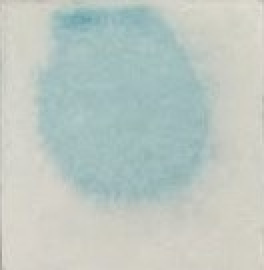
#> input picture images/sample1.15.jpg, 132 x 135 px (shown 2 times larger)
$ python isolate_rgb.py
#> lines starting #> are read from the running program, lines starting #| are printed output that depends on the picture; after the words box and inside, x2 and y2 are one past the last pixel; in counts of white or black regions, pixels touching at a corner belong together
import cv2 as cv
# This file will read an input image, filter for the desired color splotch,
# and output a csv file with RGB values and relavent statistics, as well as displaying input and output

# Note that to exit image display and have the file save, press any key

# Input image and check if it was properly loaded
inputImg = cv.imread("images/sample1.15.jpg")
#> inputImg is the input picture: shape (135, 132, 3); mean B, G, R 193.8, 199.9, 188.8
if inputImg is None:
    print("Image is empty!")

cv.imshow("Input", inputImg)

# By default OpenCV will load images as BGR, so we convert to RGB here for clarity
imgRGB = cv.cvtColor(inputImg, cv.COLOR_BGR2RGB)
blur = cv.GaussianBlur(imgRGB,(5,5),0)

# Using RGB ~3 standard deviations from mean RGB Values for desired color range. Preliminary ranges from first labs
lowerBound =  152.19, 182.63,180
upperBound = 173.31, 199.93, 199

# Filter image to isolate colors within our range
mask = cv.inRange(blur, lowerBound, upperBound)
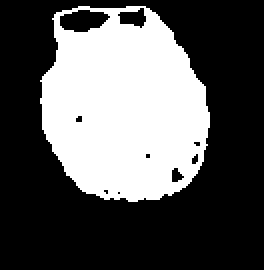
#> mask: shape (135, 132) (shown 2 times larger); 35.1% white; 1 white region, box (x1, y1, x2, y2) and area: (20, 3, 105, 101) 6261
# Create a kernel for morphological operations, larger size closes more small holes
kernel = cv.getStructuringElement(cv.MORPH_ELLIPSE, (12,12))
# Apply morphological opening and closing operations to further isolate colored splotch
open = cv.morphologyEx(mask, cv.MORPH_OPEN, kernel)
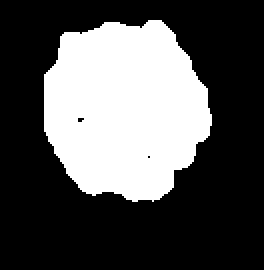
#> open: shape (135, 132) (shown 2 times larger); 32.9% white; 1 white region, box (x1, y1, x2, y2) and area: (22, 10, 106, 101) 5865
closed = cv.morphologyEx(open, cv.MORPH_CLOSE, kernel)
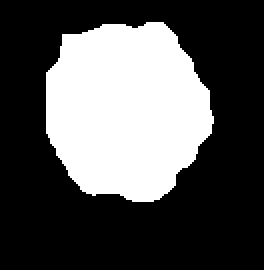
#> closed: shape (135, 132) (shown 2 times larger); 32.9% white; 1 white region, box (x1, y1, x2, y2) and area: (23, 11, 107, 101) 5860
# Create output image using our original image and our desired isolated area
outputImg = cv.bitwise_and(blur, blur, mask=closed)
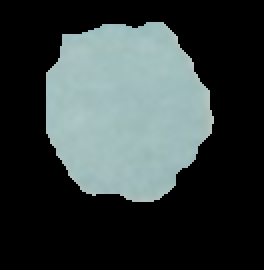
#> outputImg: shape (135, 132, 3) (shown 2 times larger); mean R, G, B 53.5, 62.5, 62.2

# To display output image using cv.imshow, we must convert back to BGR
cv.imshow('Output', cv.cvtColor(outputImg, cv.COLOR_RGB2BGR))
cv.waitKey(0)


# Next part of this script will create a file to store our HSV values and statistics

# Making data to store RGB values
x_r = []
y_g = []
z_b = []
height = outputImg.shape[0]
#> height = 135
width = outputImg.shape[1]
#> width = 132
channels = outputImg.shape[2]
#> channels = 3
for row in range(0,height):
     for col in range(0, width):
        if outputImg[row,col].all() != 0:
            x_r.append(outputImg[row, col, 0])
            y_g.append(outputImg[row,col, 1])
            z_b.append(outputImg[row, col, 2])
#> after the loop, x_r = 5860 values, max 186 at index 3336, min 151 at index 49, mean 162.7; y_g = 5860 values, max 201 at index 3269, min 180 at index 4877, mean 190.2; z_b = 5860 values, max 200 at index 3269, min 177 at index 5408, mean 189.2

# Import necessary libraries for statistics and filemaking
import io
import numpy as np
from datetime import datetime

# Calculate statistics on our RGB values
mean_r, mean_g, mean_b = np.mean(x_r), np.mean(y_g), np.mean(z_b)
#> mean_r = 162.7; mean_g = 190.2; mean_b = 189.2
sdev_r, sdev_g, sdev_b = np.std(x_r), np.std(y_g), np.std(z_b)
#> sdev_r = 3.93; sdev_g = 2.87; sdev_b = 2.75
median_r, median_g, median_b = np.median(x_r), np.median(y_g), np.median(z_b)
#> median_r = 162; median_g = 190; median_b = 189


# Make unique filename
now = datetime.now()
file_name = "rgb_values_" + now.strftime("%Y-%m-%d %H-%M-%S") + ".csv"

# Create new csv file to store RGB values and statistics
with io.open(file_name, "w") as file_obj:
    # write the header row
    file_obj.write("Mean R, Mean G, Mean B\n")
    file_obj.write("{},{},{}\n".format(mean_r, mean_g, mean_b))
    file_obj.write("Stdev R, Stdev G, Stdev B\n")
    file_obj.write("{},{},{}\n".format(sdev_r, sdev_g, sdev_b))
    file_obj.write("Median R, Median G, Median B\n")
    file_obj.write("{},{},{}\n".format(median_r, median_g, median_b))
    file_obj.write("\n")
    file_obj.write("R, G, B\n")
    # write RGB files to file
    for i in range(len(x_r)):
        # write the values to the file
        file_obj.write("{},{},{}\n".format(x_r[i], y_g[i], z_b[i]))
